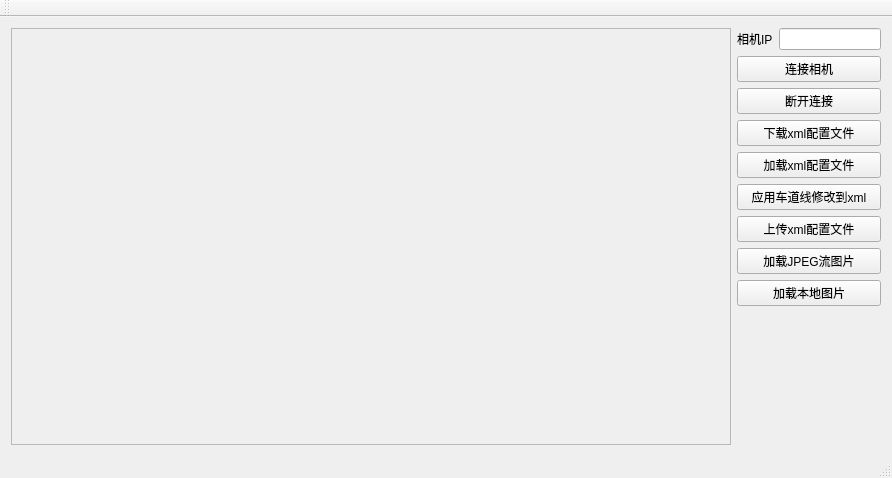
<?xml version="1.0" encoding="UTF-8"?>
<ui version="4.0">
 <class>MainWindow</class>
 <widget class="QMainWindow" name="MainWindow">
  <property name="geometry">
   <rect>
    <x>0</x>
    <y>0</y>
    <width>892</width>
    <height>478</height>
   </rect>
  </property>
  <property name="windowTitle">
   <string>MainWindow</string>
  </property>
  <widget class="QWidget" name="centralWidget">
   <layout class="QVBoxLayout" name="verticalLayout_2">
    <item>
     <layout class="QHBoxLayout" name="horizontalLayout_2">
      <item>
       <widget class="MyLabel" name="label">
        <property name="minimumSize">
         <size>
          <width>720</width>
          <height>405</height>
         </size>
        </property>
        <property name="frameShape">
         <enum>QFrame::StyledPanel</enum>
        </property>
        <property name="text">
         <string/>
        </property>
       </widget>
      </item>
      <item>
       <layout class="QVBoxLayout" name="verticalLayout">
        <property name="sizeConstraint">
         <enum>QLayout::SetMaximumSize</enum>
        </property>
        <item>
         <layout class="QHBoxLayout" name="horizontalLayout">
          <item>
           <widget class="QLabel" name="label_IP">
            <property name="sizePolicy">
             <sizepolicy hsizetype="Fixed" vsizetype="Fixed">
              <horstretch>0</horstretch>
              <verstretch>0</verstretch>
             </sizepolicy>
            </property>
            <property name="text">
             <string>相机IP</string>
            </property>
           </widget>
          </item>
          <item>
           <widget class="QLineEdit" name="lineEdit">
            <property name="sizePolicy">
             <sizepolicy hsizetype="Fixed" vsizetype="Fixed">
              <horstretch>0</horstretch>
              <verstretch>0</verstretch>
             </sizepolicy>
            </property>
            <property name="minimumSize">
             <size>
              <width>100</width>
              <height>0</height>
             </size>
            </property>
           </widget>
          </item>
         </layout>
        </item>
        <item>
         <widget class="QPushButton" name="pushButton_Connect">
          <property name="maximumSize">
           <size>
            <width>150</width>
            <height>16777215</height>
           </size>
          </property>
          <property name="text">
           <string>连接相机</string>
          </property>
         </widget>
        </item>
        <item>
         <widget class="QPushButton" name="pushButton_CloseConnect">
          <property name="text">
           <string>断开连接</string>
          </property>
         </widget>
        </item>
        <item>
         <widget class="QPushButton" name="pushButton_LoadConfig">
          <property name="maximumSize">
           <size>
            <width>150</width>
            <height>16777215</height>
           </size>
          </property>
          <property name="text">
           <string>下载xml配置文件</string>
          </property>
         </widget>
        </item>
        <item>
         <widget class="QPushButton" name="pushButton_loadxmlToGUI">
          <property name="text">
           <string>加载xml配置文件</string>
          </property>
         </widget>
        </item>
        <item>
         <widget class="QPushButton" name="pushButton_modifXML">
          <property name="text">
           <string>应用车道线修改到xml</string>
          </property>
         </widget>
        </item>
        <item>
         <widget class="QPushButton" name="pushButton_upLoad">
          <property name="maximumSize">
           <size>
            <width>150</width>
            <height>16777215</height>
           </size>
          </property>
          <property name="text">
           <string>上传xml配置文件</string>
          </property>
         </widget>
        </item>
        <item>
         <widget class="QPushButton" name="pushButton_loadImg">
          <property name="maximumSize">
           <size>
            <width>150</width>
            <height>16777215</height>
           </size>
          </property>
          <property name="text">
           <string>加载JPEG流图片</string>
          </property>
         </widget>
        </item>
        <item>
         <widget class="QPushButton" name="pushButton_loadLocalImg">
          <property name="text">
           <string>加载本地图片</string>
          </property>
         </widget>
        </item>
        <item>
         <spacer name="verticalSpacer">
          <property name="orientation">
           <enum>Qt::Vertical</enum>
          </property>
          <property name="sizeHint" stdset="0">
           <size>
            <width>20</width>
            <height>40</height>
           </size>
          </property>
         </spacer>
        </item>
       </layout>
      </item>
     </layout>
    </item>
   </layout>
  </widget>
  <widget class="QMenuBar" name="menuBar">
   <property name="geometry">
    <rect>
     <x>0</x>
     <y>0</y>
     <width>892</width>
     <height>23</height>
    </rect>
   </property>
  </widget>
  <widget class="QToolBar" name="mainToolBar">
   <attribute name="toolBarArea">
    <enum>TopToolBarArea</enum>
   </attribute>
   <attribute name="toolBarBreak">
    <bool>false</bool>
   </attribute>
  </widget>
  <widget class="QStatusBar" name="statusBar"/>
 </widget>
 <layoutdefault spacing="6" margin="11"/>
 <customwidgets>
  <customwidget>
   <class>MyLabel</class>
   <extends>QLabel</extends>
   <header location="global">mylabel.h</header>
  </customwidget>
 </customwidgets>
 <resources/>
 <connections/>
</ui>
